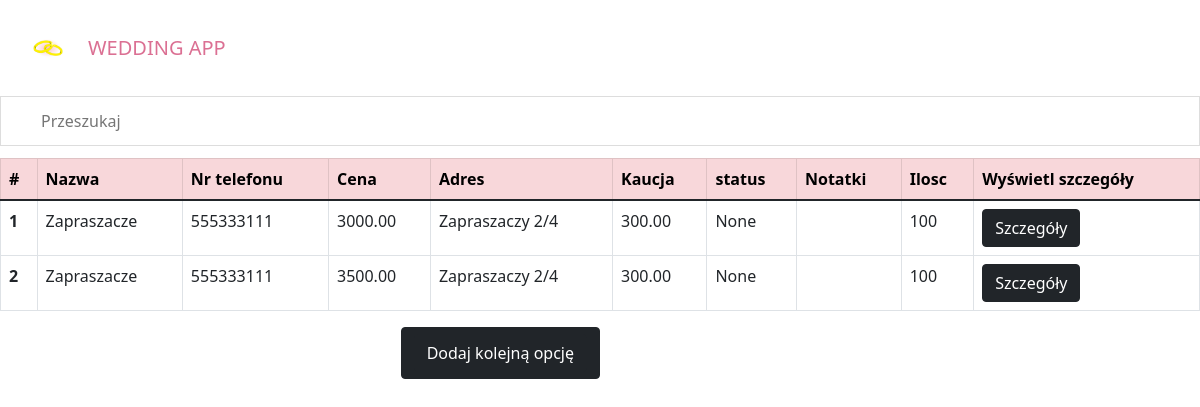
The page /invitations on the database its author committed.
### wedding/models.py (models this page shows, shortened)
class StandardInfo(models.Model):
    name = models.CharField(max_length=100)
    phone_number = models.CharField(max_length=9)
    email_address = models.CharField(max_length=30, null=True,blank=True)
    price = models.DecimalField(max_digits=8,decimal_places=2)
    address = models.CharField(max_length = 100,null=True, blank=True)
    caution = models.DecimalField(max_digits=8, decimal_places=2)
    approved = models.BooleanField(blank = True, null=True)
    notes = models.TextField(blank=True, null=True)
    class Meta:
        abstract = True

class Invitations(StandardInfo):
    quantity = models.PositiveIntegerField()
    def get_absolute_url(self):
        return reverse('invitation-detail', kwargs={'pk' : self.pk})
    def get_add_url(self):
        return reverse('invitations-add')

### wedding/views.py (the view)
# urls.py: path('invitations', views.InvitationsListView.as_view(), name='invitations_list'),
class InvitationsListView(ListView):
    model = Invitations

### wedding/templatetags/tags.py (called while the page is built)
@register.inclusion_tag('wedding/table.html')
def get_table(queryset):
    item = queryset.first()
    columns = [k for k,v in item.__dict__.items() if k != '_state' and k != 'id' and k!='email_address']
    items = [item for item in queryset]
    column_labels = []
    for idx, key in enumerate(columns):
        if key in labels.keys():
            column_labels.append(labels[key])
    print("*******************")
    print(items)
    print("*******************")
    print("********COLUMNS***********")
    print(columns)
    print("*******************")
    print("********COLUMNS LABELS***********")
    print(column_labels)
    print("*******************")
    add_url = item.get_add_url()
    return {'items' : items, 'columns' : columns,'column_labels': column_labels ,'add_url':add_url}

@register.simple_tag(name='get_attribute_for_object')
def get_attribute_for_object(obj, attribute_name, *args):
    attribute = getattr(obj, attribute_name)
    return attribute

### wedding/templates/wedding/invitations_list.html
{% extends 'index.html' %}
{% load static %}
{% load tags %}
{% block content %}
{% if object_list %}
  {% get_table object_list%}
  {% else %}
  <div style="text-align:center">
  <h5>Nie dodałeś jeszcze żadnych zaproszeń</h5>
  <button type="submit" class="btn btn-dark"><a href={% url 'invitations-add' %}>Dodaj zaproszenia </a>  </button>
  </div>
  {% endif %}
{% endblock %}

### wedding/templates/wedding/table.html (shortened to what this page needs)
{% load static %}
{% load tags %}
<link rel="stylesheet" type="text/css" href="{% static 'wedding/table.css' %}">
<input type="text" id="myInput" onkeyup="searchFunction()" placeholder="Przeszukaj ">
<table class="table table-bordered" id="myTable">
    <thead>
        <tr class="table-danger">
            <th scope="col" onclick="sortTableById()">#</th>
            {% for column in column_labels %}
                <th scope="col", onclick="sortTable({{forloop.counter|add:-1}})">{{column}}</th>
            {% endfor %}
            <th scope="col"> Wyświetl szczegóły</th>
            </tr>
    <tbody>
    {% for item in items %}
    <tr>
        <th scope="row">{{forloop.counter}}</th>
        {% for column in columns %}
        <td>{% get_attribute_for_object item column%}</td>
        {% endfor %}
        <td><a href={{ item.get_absolute_url }} class="btn btn-dark">Szczegóły</a></td>
      </tr>
    {% endfor %}
    </tbody>
  </table>
  <button type="submit" class="btn btn-dark" style="position: absolute; right: 50%;"><a href={{ add_url }} class="btn btn-dark">Dodaj kolejną opcję</a></button>

### wedding/static/wedding/table.css (style rules this page uses)
#myInput { background-image: url('https://www.w3schools.com/css/searchicon.png'); background-position: 10px 12px; background-repeat: no-repeat; width: 100%; font-size: 16px; padding: 12px 20px 12px 40px; border: 1px solid #ddd; margin-bottom: 12px; }

### rows shown on the page
Invitations: name "Zapraszacze" "555333111" "3000.00" "Zapraszaczy 2/4" "300.00" "None" "100"
Invitations: name "Zapraszacze" "555333111" "3500.00" "Zapraszaczy 2/4" "300.00" "None" "100"

### other values the page prints
{{ column }} "Nazwa" "Nr telefonu" "Cena" "Adres" "Kaucja" "status" "Notatki" "Ilosc"
